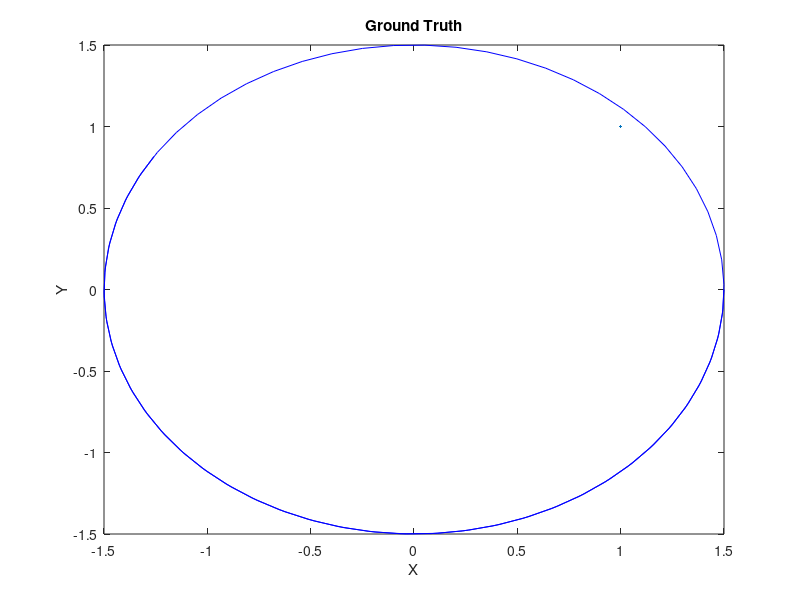

Here is the MATLAB script that generated this plot: (Note: this script raises an error after producing the figure.)
clear; clc; close all

% Test script meant to validate and debug my UKF before using it against
% heavy uncertainty.
tStart = cputime;

load linear_Tracks/CircleResults.mat
%load DubinsTrack.mat

%% Set GT
%GT =[Pos(1,:);trueVel(1,:);TrueAcc(1,:);Pos(2,:);trueVel(2,:);TrueAcc(2,:)];
%GT = Circ;

GT = C.GT;
y = [GT(1,:);GT(4,:)];


%rng(10)
figure(66)
plot(GT(1,:),GT(2,:),'b',LineWidth=1)
title('Ground Truth')
xlabel('X')
ylabel('Y')

c = physconst('LightSpeed'); %speed of light in m/s
dtsamp = 0.5*c*667e-12; %image frame subsampling step size for each Tx

%% Initialize KF

P0 = diag([0.25 0.5 0.75 0.25 0.5 0.75]); % For Reg
%P0 = diag([0.025 0.05 0.075 0.025 0.05 0.075]); % For SimMeas

x0 = GT(:,1);

tMax = length(GT);
t = linspace(0,tMax/10,tMax);

% Measurment noise covariance
R = 0.5*eye(2);
%R = eye(2); % Sim Meas


% Add noise to our measurments
for i=1:length(y)
    yNew = y+mvnrnd([0;0],0.01*eye(2))';
end

%% Process Noise Covariance

Q = C.Q;

%%Circle tuning ~ save back to struct soon
Q(1,1) = 0.001;
Q(4,4) = 0.001;

Q(:,2) = 0.5*Q(:,2); Q(2,:) =  0.5*Q(2,:);
Q(:,5) =  0.5*Q(:,5); Q(5,:) =  0.5*Q(5,:);

Q(:,3) = 0.05*Q(:,3); Q(3,:) = 0.05*Q(3,:);
Q(:,6) = 0.05*Q(:,6); Q(6,:) = 0.05*Q(6,:);

% Q = diag([0.01;0.01;0.01;0.01;0.01]);
% P0 = diag([0.25;0.5;0.75;0.5;0.5]);

f = @(x) LinearDynamics(x,dtsamp);
%f = @(x) DubinsModel(dtsamp,x,Q);
%% Call UKF

X = zeros(height(GT),length(y));
P = cell(1,length(y));

X(:,1) = x0;
P{1} = P0;

% M = load("sampling.mat").M;
% G = load("recovery.mat").G;

for k = 2:length(y)

    k
    % Dynamics Step
    [x_minus,y_minus,Pxx,Pyy,Pxy] = UKF_DynamicsStepLinear(X(:,k-1),P{k-1},f,Q,R);
    %[x_minus,y_minus,Pxx,Pyy,Pxy] = UKF_DynamicsStepSimMeas(X(:,k-1),P{k-1},f,Q,R,M,G);
    
    %% DEBUGGING SIMULATOR

    %yminTEST(:,k) = y_minus;


    % Measurment Step
    [X(:,k),P{k}] = UKF_MeasurmentStep(x_minus,y_minus,Pxx,Pyy,Pxy,yNew(:,k));

end

figure(88); hold on; grid on
tiledlayout(2,2)
nexttile
hold on;
plot(yminTEST(1,:),'b',LineWidth=1)
plot(yNew(1,:),'r',LineWidth=1)
nexttile
hold on;
plot(yminTEST(2,:),'b',LineWidth=1)
plot(yNew(2,:),'r',LineWidth=1)
legend('Predicted Meas','Actual Measurment')
nexttile
hold on;
plot(yminTEST(1,:) - yNew(1,:),'k',LineWidth=1)

nexttile
hold on;
plot(yminTEST(2,:) - yNew(2,:),'k',LineWidth=1)



tEnd = cputime - tStart;

%% Plot Trajectory and Errors

% Preallocate variables
stdXpos = zeros(1,length(X));
stdXvel = zeros(1,length(X));
stdXacc = zeros(1,length(X));
stdYpos = zeros(1,length(X));
stdYvel = zeros(1,length(X));
stdYacc = zeros(1,length(X));

Xposerr = zeros(1,length(X));
Xvelerr = zeros(1,length(X));
Xaccerr = zeros(1,length(X));

Yposerr = zeros(1,length(X));
Yvelerr = zeros(1,length(X));
Yaccerr = zeros(1,length(X));

for k =1:length(X)
% 
    figure(1); clf; hold on; grid on

    posCov = [P{k}(1,1) P{k}(1,4); P{k}(4,1) P{k}(4,4)];
    muin = [X(1,k);X(4,k)];
    [Xellip, Yellip] = calc_gsigma_ellipse_plotpoints(muin,posCov,1,100);

    plot(X(1,k),X(4,k),'ms','MarkerSize',12,'LineWidth',1.2)
    plot(y(1,k),y(2,k),'mx','MarkerSize',10,'LineWidth',10)
    plot(yNew(1,k),yNew(2,k),'ro','MarkerSize',10,'LineWidth',1)
    plot(Xellip, Yellip,'--k')

    xlim([min(y(1,:))-1 max(y(1,:))+1]);
    ylim([min(y(2,:))-1 max(y(2,:))+1]);
    title(['Object @ k=',num2str(k)])
    
  
    % Errors and variances
    stdXpos(k) = P{k}(1,1)^2;
    stdXvel(k) = P{k}(2,2)^2;
    stdXacc(k) = P{k}(3,3)^2;

    stdYpos(k) = P{k}(4,4)^2;
    stdYvel(k) = P{k}(5,5)^2;
    stdYacc(k) = P{k}(6,6)^2;
    
    Xposerr(k) = X(1,k) - GT(1,k);
    Xvelerr(k) = X(2,k) - GT(2,k);
    Xaccerr(k) = X(3,k) - GT(3,k);

    Yposerr(k) = X(4,k) - GT(4,k);
    Yvelerr(k) = X(5,k) - GT(5,k);
    Yaccerr(k) = X(6,k) - GT(6,k);

end

% figure(); hold on; grid on
% a = animatedline(NaN,NaN,'Color','m','LineWidth',1,'LineStyle','--');
% b = animatedline(NaN,NaN,'Color','k','LineWidth',1,'LineStyle','-');
% drawnow
% 
% 
% for k=1:length(X)
%     
%     xlim([min(y(1,k))-1 max(y(1,k))+1]);
%     ylim([min(y(2,k))-1 max(y(2,k))+1]);
% 
%     addpoints(a,X(1,k),X(4,k))
%     addpoints(b,y(1,k),y(2,k))
%     drawnow;
%     pause(dtsamp/10)
% 
% end
% drawnow


%% Plot GT
figure(); hold on; grid on

subplot(2,3,1)
plot(t,GT(1,:),'r',LineWidth=1)
title('X pos GT')
subplot(2,3,2)
plot(t,GT(2,:),'r',LineWidth=1)
title('X vel GT')
subplot(2,3,3)
plot(t,GT(3,:),'r',LineWidth=1)
title('X acc GT')
subplot(2,3,4)
plot(t,GT(4,:),'r',LineWidth=1)
title('Y pos GT')
subplot(2,3,5)
plot(t,GT(5,:),'r',LineWidth=1)
title('Y vel GT')
subplot(2,3,6)
plot(t,GT(6,:),'r',LineWidth=1)
title('Y acc GT')

%% Error plots


% Position errors
figure(); hold on; grid on

sgtitle('V Trajectory')

subplot(2,3,1)
hold on
plot(Xposerr,'k',LineWidth=1)
plot(2*stdXpos,'k--',LineWidth=1)
plot(-2*stdXpos,'k--',LineWidth=1)
title('X Position Error')
xlim([0 length(X)])
subplot(2,3,4)
hold on
plot(Yposerr,'k',LineWidth=1)
plot(2*stdYpos,'k--',LineWidth=1)
plot(-2*stdYpos,'k--',LineWidth=1)
title('Y Position Error')
xlim([0 length(X)])
% Velocity errors
%figure(); hold on; grid on

subplot(2,3,2)
hold on
plot(Xvelerr,'k',LineWidth=1)
plot(2*stdXvel,'k--',LineWidth=1)
plot(-2*stdXvel,'k--',LineWidth=1)
title('X Velocity Error')
xlim([0 length(X)])
subplot(2,3,5)
hold on
plot(Yvelerr,'k',LineWidth=1)
plot(2*stdYvel,'k--',LineWidth=1)
plot(-2*stdYvel,'k--',LineWidth=1)
title('Y Velocity Error')
xlim([0 length(X)])
%figure(); hold on; grid on

subplot(2,3,3)
hold on
plot(Xaccerr,'k',LineWidth=1)
plot(2*stdXacc,'k--',LineWidth=1)
plot(-2*stdXacc,'k--',LineWidth=1)
title('X Acceleration Error')
xlim([0 length(X)])
subplot(2,3,6)
hold on
plot(Yaccerr,'k',LineWidth=1)
plot(2*stdYacc,'k--',LineWidth=1)
plot(-2*stdYacc,'k--',LineWidth=1)
title('Y Acceleration Error')
xlim([0 length(X)])

% figure(); hold on; grid on
% plot(GT(1,:),GT(4,:),'k',LineWidth=1)
% plot(X(1,:),X(4,:),'m',LineWidth=1)
% title('Ground Truth vs UKF Estimate')
% legend('Ground Truth', 'Augmented UKF Estimate')
